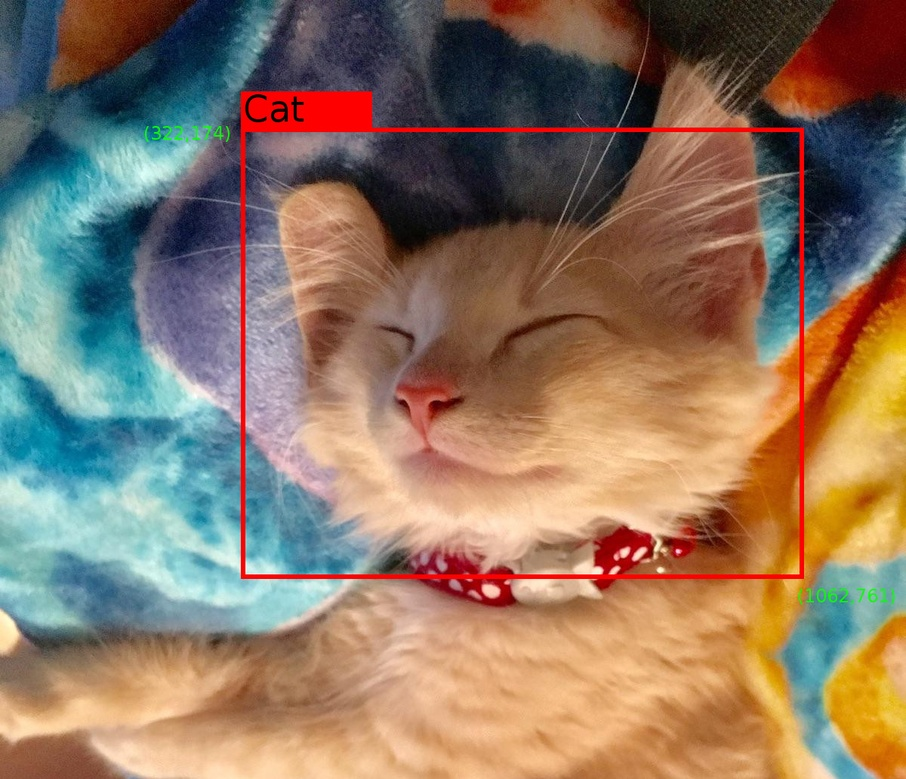
#> input picture object_detection/g3doc/img/example_cat.jpg, 906 x 779 px, shrunk from 1200 x 1032 before the run
$ python image_diff.py --first object_detection/g3doc/img/example_cat.jpg --second object_detection/g3doc/img/oxford_pet.png   (older library calls are emulated)
#> lines starting #> are read from the running program, lines starting #| are printed output that depends on the picture
# import the necessary packages
from skimage.measure import compare_ssim
import argparse
import imutils
import cv2

# construct the argument parse and parse the arguments
ap = argparse.ArgumentParser()
ap.add_argument("-f", "--first", required=True,
	help="first input image")
ap.add_argument("-s", "--second", required=True,
	help="second")
args = vars(ap.parse_args())

# load the two input images
imageA = cv2.imread(args["first"])
#> imageA is the input picture: shape (779, 906, 3); mean B, G, R 99.5, 118.4, 140.6
imageB = cv2.imread(args["second"])
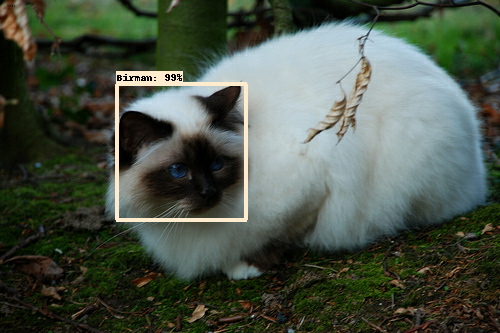
#> input picture object_detection/g3doc/img/oxford_pet.png, 500 x 333 px
#> imageB is the input picture: shape (333, 500, 3); mean B, G, R 71.9, 84.2, 74.5

# convert the images to grayscale
grayA = cv2.cvtColor(imageA, cv2.COLOR_BGR2GRAY)
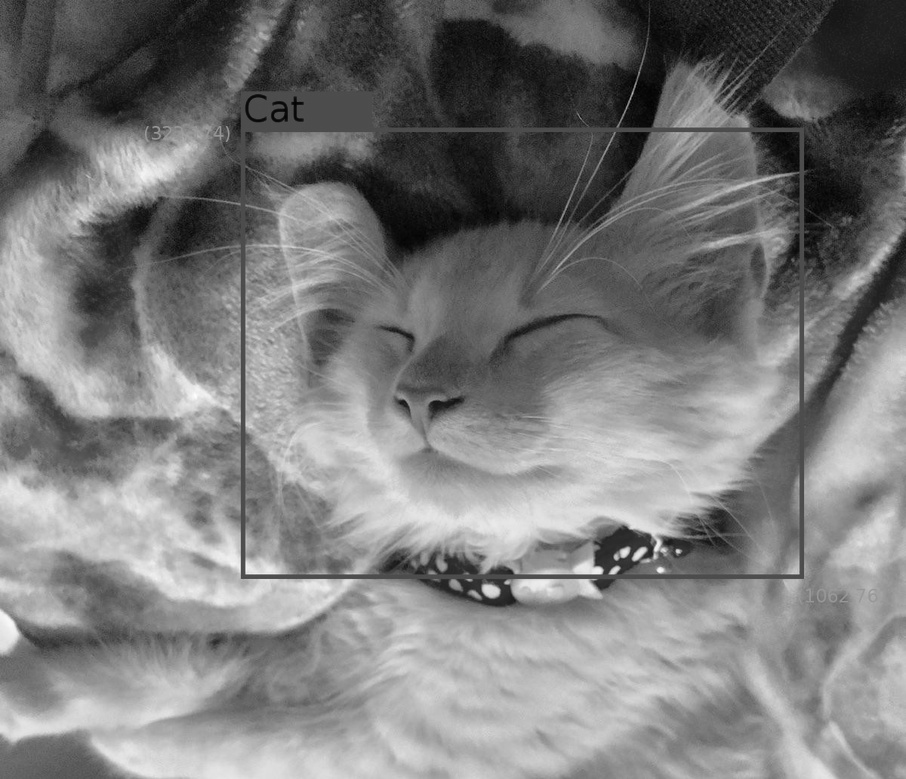
#> grayA: shape (779, 906); min 1, max 254, mean 122.9
grayB = cv2.cvtColor(imageB, cv2.COLOR_BGR2GRAY)
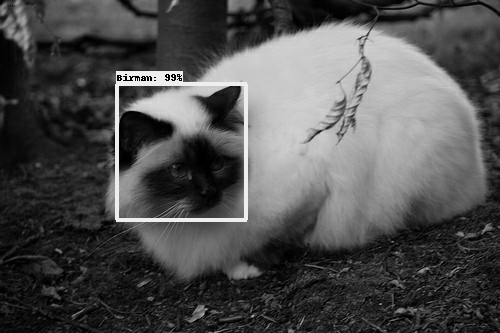
#> grayB: shape (333, 500); min 0, max 238, mean 79.9

# compute the Structural Similarity Index (SSIM) between the two
# images, ensuring that the difference image is returned
#> (the run stopped early here; a loop or call above may not have finished)
